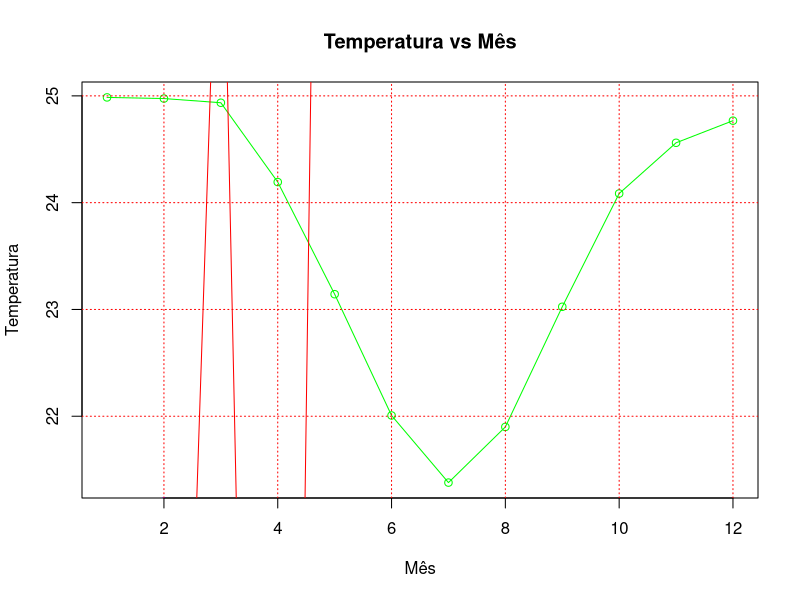

Generate this figure with R:
getmode <- function(v) {
  uniqv <- unique(v)
  uniqv[which.max(tabulate(match(v, uniqv)))]
}

database <- read.csv(file="embrapaFine.csv", header=TRUE, sep=";", col.names= c("mes","temperatura","pluviometrico","evaPotencial","armazenHidrico","evaReal","defHidrica","excedHidrico","cidade"), encoding= "UFT8")
database$temperatura <- as.numeric(sub(",",".",database$temperatura))

levsCidade <- unique( unlist( lapply( database$cidade , levels ) ) )

cat("\n----------------------------------------------\n")
for (i in levsCidade) {
  cat("\nCidade: ", i,"\n")
  cid <- subset(database, cidade == i)

  png(sprintf("images/cidade/temperatura/%s.png",i))
  plot(cid$temperatura, 
  type="o",
  col="blue", 
  main=sprintf("%s\n Mês vs Temperatura\n", i),
  lwd=3,
  xlab="Mês",
  ylab="Temperatura")
  #grid cria quadrantes no gráfico, essas linhas da divisoria, terão a cor vermelha
  grid(col="red")

  texto <- sprintf("Média: %f", mean(cid$temperatura))
  mtext(texto, side=1, valign="center", cex=0.8, halign= "left", mar=c(0,0,0,0), col="black", line=1)  

  dev.off()

  cat("\nMenor, Maior, Média, Mediana e Moda\n")
  cat("\n+Temperatura: \n")
  print("---Menor")
  print(min(cid$temperatura))
  print("---Maior")
  print(max(cid$temperatura))
  print("---Media")
  print(mean(cid$temperatura))
  print("--Mediana")
  print(median(cid$temperatura))
  print("--Moda")
  print(getmode(cid$temperatura))
}

##########################################################
levsMes <- unique(database$mes)
cat("\n----------------------------------------------\n")
dadosTemperatura <- data.frame(
  menor = c(),
  maior = c(),
  media = c(),
  mediana = c(),
  moda = c(),
  mes = c()
)
for (i in levsMes) {
  mes <- subset(database, mes == i)

  tmp <- data.frame(
    menor = min(mes$temperatura),
    maior = max(mes$temperatura),
    media = mean(mes$temperatura),
    mediana = median(mes$temperatura),
    moda = getmode(mes$temperatura),
    mes = i
  )

  dadosTemperatura <- rbind(dadosTemperatura, tmp)
}
cat("\n----------------------------------------------\n")
print(dadosTemperatura)

png(sprintf("images/temperaturaPorMes.png"))
plot(dadosTemperatura$media, 
type="o",
col="green", 
main="Temperatura vs Mês",
xlab="Mês",
ylab="Temperatura")
v <- c(7,12,28,3,41)
t <- c(14,7,6,19,3)
lines(v, type = "o", col = "red")
lines(dadosTemperatura$menor, type = "o", col = "blue")
#grid cria quadrantes no gráfico, essas linhas da divisoria, terão a cor vermelha
grid(col="red")
dev.off()
cat("\n----------------------------------------------\n")

cat("\n----------------------------------------------\n")
print("Dados Calculados a partir de todas as entradas")
print("=Temperatura")
print("--Menor")
print(min(database$temperatura))
print("--Maior")
print(max(database$temperatura))
print("--Media")
print(mean(database$temperatura))
print("--Mediana")
print(median(database$temperatura))
print("--Moda")
print(getmode(database$temperatura))